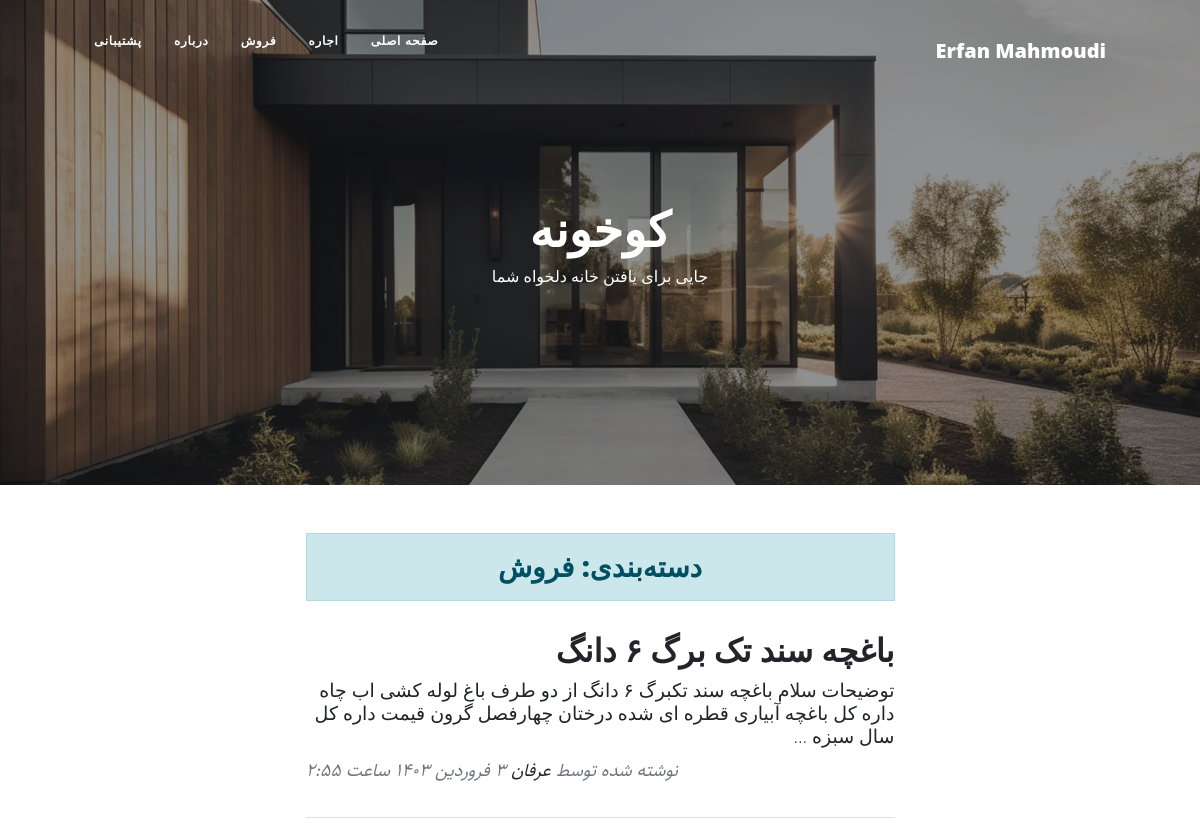
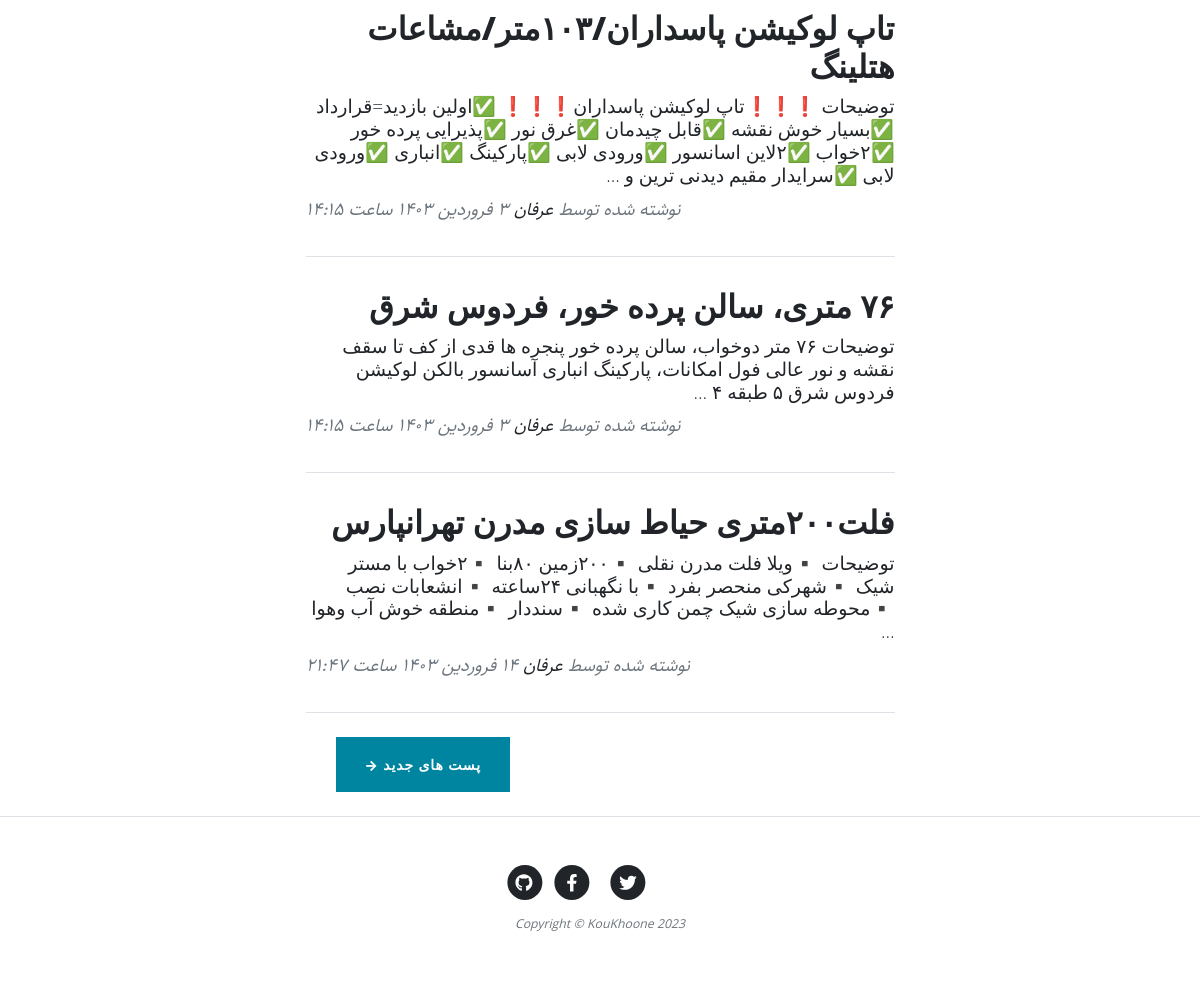
/category/sell/page/2, run on the app's committed database (2 pictures, top to bottom).
### blog/models.py (models this page shows, shortened)
class category(models.Model):
    parent = models.ForeignKey('self', default = None, null = True, blank = True, on_delete = models.SET_NULL, related_name = 'children', verbose_name = "زیردسته")
    title = models.CharField(max_length= 200, verbose_name = "عنوان دسته‌بندی")
    slug = models.SlugField (max_length = 100, unique=True, verbose_name = "آدرس دسته‌بندی")
    status = models.BooleanField(default = True, verbose_name = "آیا نمایش داده شود؟")
    position = models.IntegerField(verbose_name = "پوزیشن")
    class Meta(object):
        verbose_name = "دسته‌بندی"
        verbose_name_plural = "دسته‌بندی ها"
        ordering = ['parent__id','position']
    objects = CategoryManager()

class Article(models.Model):
    STATUS_CHOICES = (
    ('d', 'پیش نویس'),
    ('p', 'منتشر شده'),
    )
    title = models.CharField(max_length= 200, verbose_name = "عنوان مقاله")
    slug = models.SlugField (max_length = 100, unique=True, verbose_name = "آدرس مقاله")
    author = models.ForeignKey(User, on_delete = models.CASCADE)
    category = models.ManyToManyField(category, verbose_name = "دسته‌بندی", related_name = "articles")
    description = models.TextField (verbose_name = "محتوا")
    thumbnail = models.ImageField (upload_to="images", verbose_name = " تصویر")
    publish = models.DateTimeField (default = timezone.now, verbose_name = "زمان انتشار")
    created = models.DateTimeField (auto_now_add = True, verbose_name = "زمان ساخت")
    updated = models.DateTimeField (auto_now = True)
    status = models.CharField (max_length = 1, choices = STATUS_CHOICES, verbose_name = "وضعیت")
    class Meta(object):
        verbose_name = "مقاله"
        verbose_name_plural = "مقاله ها"
    def jpublish(self):
        return jalali_convertor(self.publish)
    jpublish.short_description = "زمان انتشار"
    def category_published(self):
        return self.category.filter(status = True)
    objects = ArticleManager()

### blog/views.py (the view)
def category(request, slug, page=1):
    category = get_object_or_404 (categ, slug=slug, status = True)
    articles_list = category.articles.published()
    paginator = Paginator(articles_list, 4)  # Show 25 contacts per page.
    articles = paginator.get_page(page)
    context = {
        "category" : category,
        "articles" : articles,
    }
    return render (request, "blog/category.html", context)

### blog/models.py (called while the page is built)
    def published (self):
        return self.filter(status = 'p')

    def active (self):
        return self.filter(status = True)

### blog/templatetags/base_tags.py (called while the page is built)
@register.simple_tag
def name():
    return "Erfan Mahmoudi"

@register.inclusion_tag("blog/partials/category_navbar.html")
def category_navbar():
    return {
            "category" : category.objects.filter(status=True)
    }

### extentions/jalali.py (called while the page is built)
    def persian_tuple(self):
        return self.persian_year, self.persian_month, self.persian_day

### extentions/utils.py (called while the page is built)
def persian_numbers_convertor(mystr):
    numbers = {
    "0" : "۰",
    "1" : "۱",
    "2" : "۲",
    "3" : "۳",
    "4" : "۴",
    "5" : "۵",
    "6" : "۶",
    "7" : "۷",
    "8" : "۸",
    "9" : "۹",
    }
    for e,p in numbers.items():
        mystr = mystr.replace(e, p)
    return mystr

def jalali_convertor(time):
    time = timezone.localtime(time)
    jmonths = ["فروردین","اردیبهشت","خرداد","تیر","مرداد","شهریور","مهر","آبان","آذر","دی","بهمن","اسفند"]
    time_to_str = "{},{},{}".format(time.year, time.month, time.day)
    time_to_tuple = jalali.Gregorian(time_to_str).persian_tuple()
    time_to_list = list (time_to_tuple)
    for index, month in enumerate(jmonths):
        if time_to_list[1] == index + 1:
            time_to_list[1] = month
            break
    output = "{} {} {} ساعت {}:{}".format(
    time_to_list[2],
    time_to_list[1],
    time_to_list[0],
    time.hour,
    time.minute,
    )
    return persian_numbers_convertor(output)

### blog/templates/blog/category.html (shortened to what this page needs)
{%extends 'blog/base.html'%}
{% load static %}
{% block main %}
<header class="masthead" style="background-image: url('{% static "blog/assets/img/Jewkes-Design_Black-Modern-House.jpg" %}')">
    <div class="container position-relative px-4 px-lg-5">
        <div class="row gx-4 gx-lg-5 justify-content-center">
            <div class="col-md-10 col-lg-8 col-xl-7">
                <div class="site-heading">
                    <h1>کوخونه</h1>
                    <span class="subheading">جایی برای یافتن خانه دلخواه شما</span>
                </div>
            </div>
        </div>
    </div>
</header>
<div class="container px-4 px-lg-5">
    <div class="row gx-4 gx-lg-5 justify-content-center">
        <div class="col-md-10 col-lg-8 col-xl-7">
          <h3 class = "alert alert-primary text-center">دسته‌بندی: {{category.title}}</h3>
            {% for article in articles%}
            <div class="post-preview">
                <a href="{% url 'blog:detail' article.slug %}">
                    <h2 class="post-title">{{article.title}}</h2>
                    <h3 class="post-subtitle">{{article.description|truncatewords:30}}</h3>
                </a>
                <p class="post-meta">
                    نوشته شده توسط
                    <a href="#!">عرفان</a>
                    {{article.jpublish}}
                </p>
            </div>
            <hr class="my-4" />
            {% endfor %}
            <div class="pager_button d-flex justify-content-end mb-4">
              {% if articles.has_previous %}
              <a class="btn btn-primary margin_left_for_button" href="{% url 'blog:category' category.slug articles.previous_page_number %}">پست های جدید &rarr;</a>
              {% endif %}
            </div>
        </div>
    </div>
</div>
{% endblock %}

### blog/templates/blog/partials/category_navbar.html (shortened to what this page needs)
<div class="collapse navbar-collapse nav" id="navbarResponsive">
    <ul class="navbar-nav ms-auto py-4 py-lg-0">
        <li class="nav-item">
          <a class="nav-link px-lg-3 py-3 py-lg-4" href="{% url 'blog:home' %}">صفحه اصلی</a>
        </li>
        {% for cat in category %}
          {% if cat.parent == None %}
            <li class="nav-item">
              <a class="nav-link px-lg-3 py-3 py-lg-4" href="{% url 'blog:category' cat.slug %}">{{cat.title}}</a>
            </li>
          {% endif %}
        {% endfor %}
        <li class="nav-item"><a class="nav-link px-lg-3 py-3 py-lg-4" href="{% url 'blog:about' %}">درباره</a></li>
        <li class="nav-item"><a class="nav-link px-lg-3 py-3 py-lg-4" href="{% url 'blog:contact' %}">پشتیبانی</a></li>
    </ul>
</div>

### blog/static/blog/css/rtl.css (style rules this page uses)
body { font-family: "Sahel"; direction: rtl; text-align: right; font-size: 14px; }
.navbar-nav { margin-left: initial !important; margin-right: auto; }
.post-meta { text-align: left; }
.pager_button { float: left !important; }
header.masthead .site-heading h1 { font-size: 3rem !important; }
header.masthead .page-heading .subheading, header.masthead .site-heading .subheading { font-size: 1rem !important; }
.post-title { font-size: 32px !important; }
.post-subtitle { font-size: 19px !important; }
.margin_left_for_button { margin-left: 30px !important; }
.nav ul { padding-right: : 0; }
.nav ul li { border-bottom: none; height: 86px; line-height: :86px; font-size: 14px; display: inline-block; float: left; margin: 0 auto; }
.nav ul li a { text-decoration: none; color: #000000; display: block; transition: .3s background-color; padding:0 24px; }
.nav a { bordor-bottom:none; }

### data on the page
category: title "اجاره"
category: title "فروش"
Article: title "باغچه سند تک برگ ۶ دانگ", description "توضیحات سلام باغچه سند تکبرگ ۶ دانگ از دو طرف باغ لوله کشی اب چاه داره کل باغچه آبیاری قطره ای شده درختان چهارفصل گرون قیمت داره کل سال سبزه …", jpublish "۳ فروردین ۱۴۰۳ ساعت ۲:۵۵"
Article: title "تاپ لوکیشن پاسداران/۱۰۳متر/مشاعات هتلینگ", description "توضیحات ❗️❗️❗️تاپ لوکیشن پاسداران❗️❗️❗️ ✅اولین بازدید=قرارداد ✅بسیار خوش نقشه ✅قابل چیدمان ✅غرق نور ✅پذیرایی پرده خور ✅۲خواب ✅۲لاین اسانسور ✅ورودی لابی ✅پارکینگ ✅انباری ✅ورودی لابی ✅سرایدار مقیم دیدنی ترین و …", jpublish "۳ فروردین ۱۴۰۳ ساعت ۱۴:۱۵"
Article: title "۷۶ متری، سالن پرده خور، فردوس شرق", description "توضیحات ۷۶ متر دوخواب، سالن پرده خور پنجره ها قدی از کف تا سقف نقشه و نور عالی فول امکانات، پارکینگ انباری آسانسور بالکن لوکیشن فردوس شرق ۵ طبقه ۴ …", jpublish "۳ فروردین ۱۴۰۳ ساعت ۱۴:۱۵"
Article: title "فلت۲۰۰متری حیاط سازی مدرن تهرانپارس", description "توضیحات ‌▪️ویلا فلت مدرن نقلی ▪️۲۰۰زمین ۸۰بنا ▪️۲خواب با مستر شیک ▪️شهرکی منحصر بفرد ▪️با نگهبانی ۲۴ساعته ▪️انشعابات نصب ▪️محوطه سازی شیک چمن کاری شده ▪️سنددار ▪️منطقه خوش آب وهوا …", jpublish "۱۴ فروردین ۱۴۰۳ ساعت ۲۱:۴۷"
